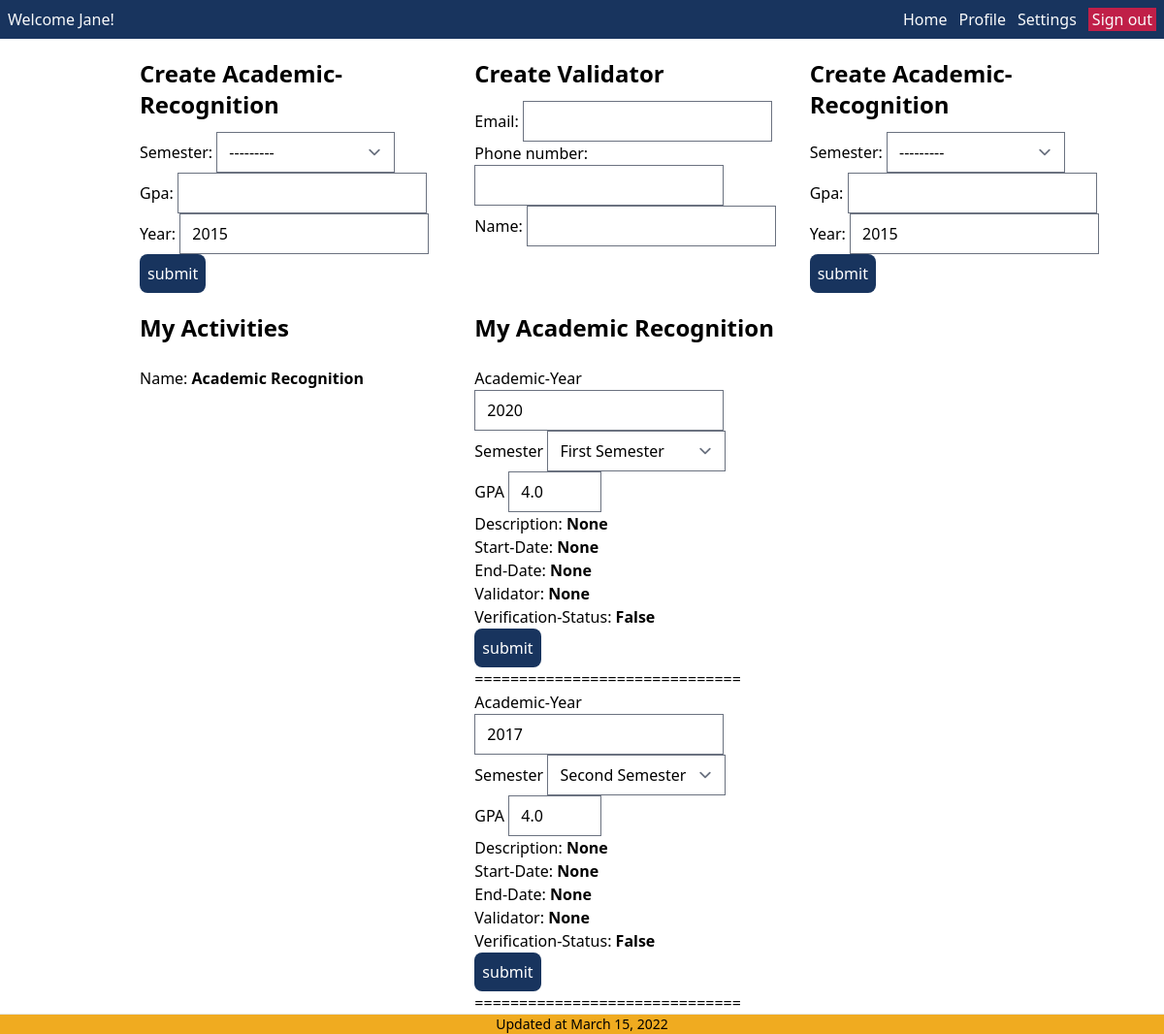
/ (signed in), run on the app's committed database.
### spapp/models.py (models this page shows, shortened)
class Activities(models.Model):
    student = models.ForeignKey(Student, on_delete=models.CASCADE)
    activity_name = models.CharField(max_length=30, null=True)
    description = models.TextField(null=True)
    start_date = models.DateField(null=True)
    end_date = models.DateField(null=True)
    validator = models.ForeignKey(
        Validator, null=True, on_delete=models.SET_NULL)
    verification_status = models.BooleanField(default=False)
    rewarded_points = models.IntegerField(default=0)

class AcademicRecognition(models.Model):
    SEMESTER = [('first_semester', 'First Semester'),
                ('second_semester', 'Second Semester')]
    activity = models.OneToOneField(
        Activities, on_delete=models.CASCADE, related_name="academic_recognition")
    semester = models.CharField(max_length=30, choices=SEMESTER)
    gpa = models.FloatField(max_length=3)
    year = models.IntegerField(default=2015)

### spapp/views.py (the view)
# urls.py: path('', views.DashboardPage.as_view(), name='dashboard'),
class DashboardPage(LoginRequiredMixin, generic.TemplateView):
    login_url = 'spapp:login'
    template_name = "pages/student/dashboard.html"
    def get_context_data(self, **kwargs):
        context = super().get_context_data(**kwargs)
        try:
            student = Student.objects.get(user=self.request.user)
            context = {
                'activities': Activities.objects.filter(student=student),
                'academic_recogs': AcademicRecognition.objects.filter(activity__student=student),
                'ar_form': ARForm,
                'v_form': ValidatorForm
            }
        except:
            print("Admin")
        return context

### theme/templates/pages/student/dashboard.html (shortened to what this page needs)
{% extends "components/student/layout.html" %}
{% block content %}
<div class="grid grid-cols-3 m-5 ml-36">
    <div>
        <b><h3>Create Academic-Recognition</h3></b>
        <form method="post" class="border-solid rounded-lg pt-3" action="{% url 'spapp:create-ar' %}">
            {{ar_form.as_p}}
            <input type="submit" value="submit" class="bg-primary text-white rounded-lg p-2 border-solid" />
        </form>
    </div>
    <div>
        <b><h3>Create Validator</h3></b>
        <form method="post" class="border-solid rounded-lg pt-3" action="#">
            {{v_form.as_p}}
        </form>
    </div>
    <div>
        <b><h3>Create Academic-Recognition</h3></b>
        <form method="post" class="border-solid rounded-lg pt-3" action="{% url 'spapp:create-ar' %}">
            {{ar_form.as_p}}
            <input type="submit" value="submit" class="bg-primary text-white rounded-lg p-2 border-solid" />
        </form>
    </div>
</div>
<div class="grid grid-cols-3 m-5 ml-36">
    <div>
        <b><h3>My Activities</h3></b><br>
        {% for activity in activities %}
            {% ifchanged %}
                <div class="mt-0">
                    Name: <strong>{{activity.activity_name}}</strong><br>
                </div><br>
            {% endifchanged %}
        {% endfor %}
    </div>
    <div>
        <b><h3>My Academic Recognition</h3></b><br>
        {% for ar in academic_recogs %}
            <form method="post" action="{% url 'spapp:update-ar' ar.id %}">
                <div class="mt-0">
                    <label>Academic-Year</label>
                    <input type="number" name="year" value="{{ar.year}}"><br>
                    <label>Semester</label>
                    <select name="semester">
                        {% if ar.semester == 'first_semester' %}
                            <option selected value="first_semester">First Semester</option>
                        {% else %}
                            <option selected value="second_semester">Second Semester</option>
                        {% endif %}
                    </select><br>
                    <label>GPA</label>
                    <input type="number" max="4" min="0" name="gpa" value="{{ar.gpa}}"><br>
                    Description: <strong>{{ar.activity.description}}</strong><br>
                    Start-Date: <strong>{{ar.activity.start_date}}</strong><br>
                    End-Date: <strong>{{ar.activity.end_date}}</strong><br>
                    Validator: <strong>{{ar.activity.validator}}</strong><br>
                    Verification-Status: <strong>{{ar.activity.verification_status}}</strong><br>
                </div>
                <input type="submit" value="submit" class="bg-primary text-white rounded-lg p-2 border-solid" />
                <br><span>==============================</span>
            </form>
        {% endfor %}
    </div>
</div>
{% endblock %}

### theme/templates/components/student/header.html
<div class="bg-primary text-gray-50">
    <div class="flex flex-row justify-between px-2 py-2 gap-2">
        <div>
            <a href="{% url 'spapp:dashboard' %}"> Welcome {{ user.first_name }}! </a>
        </div>
        <div class="flex flex-row justify-between gap-3">
            <a href="{% url 'spapp:dashboard' %}"> Home </a>
            <a href="{% url 'spapp:profile' %}"> Profile </a>
            <a href="{% url 'spapp:settings' %}"> Settings </a>
            <a href="{% url 'spapp:logout' %}" class="px-1 bg-red "> Sign out </a>
        </div>
    </div>
</div>

### data on the page
Activities: activity_name "Academic Recognition"
AcademicRecognition: year "2020", semester "First Semester", gpa "4.0", activity.description "None", activity.start_date "None", activity.end_date "None", activity.validator "None", activity.verification_status "False"
AcademicRecognition: year "2017", semester "Second Semester", gpa "4.0", activity.description "None", activity.start_date "None", activity.end_date "None", activity.validator "None", activity.verification_status "False"

### other printed values
{{ user.first_name }} "Jane"
